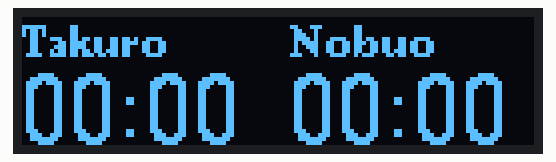
Recording of a sketch running on a simulated Arduino Uno, built with avr-gcc and run on an emulated ATmega328P. On the bench: 128×32 one-colour display.

Above: at 0.1 s.

The sketch:

dispxiao.ino
```cpp
#include <Arduino.h>
#include <U8g2lib.h>

#ifdef U8X8_HAVE_HW_SPI
#include <SPI.h>
#endif
#ifdef U8X8_HAVE_HW_I2C
#include <Wire.h>
#endif

U8G2_SSD1306_128X32_UNIVISION_F_SW_I2C u8g2(U8G2_R0, /* clock=*/ SCL, /* data=*/ SDA, /* reset=*/ U8X8_PIN_NONE);   // Adafruit Feather ESP8266/32u4 Boards + FeatherWing OLED

void setup(void) {
  u8g2.begin();
}

void loop(void) {
  u8g2.clearBuffer();					// clear the internal memory
  u8g2.setFont(u8g2_font_ncenB08_tr);	// choose a suitable font
  u8g2.drawStr(0,10,"Takuro          Nobuo");  // write something to the internal memory
  u8g2.setFont(u8g2_font_logisoso18_tn);
  u8g2.drawStr(0,32,"00:00 00:00");  // write something to the internal memory
  u8g2.sendBuffer();					// transfer internal memory to the display
  delay(1000);
}
```
